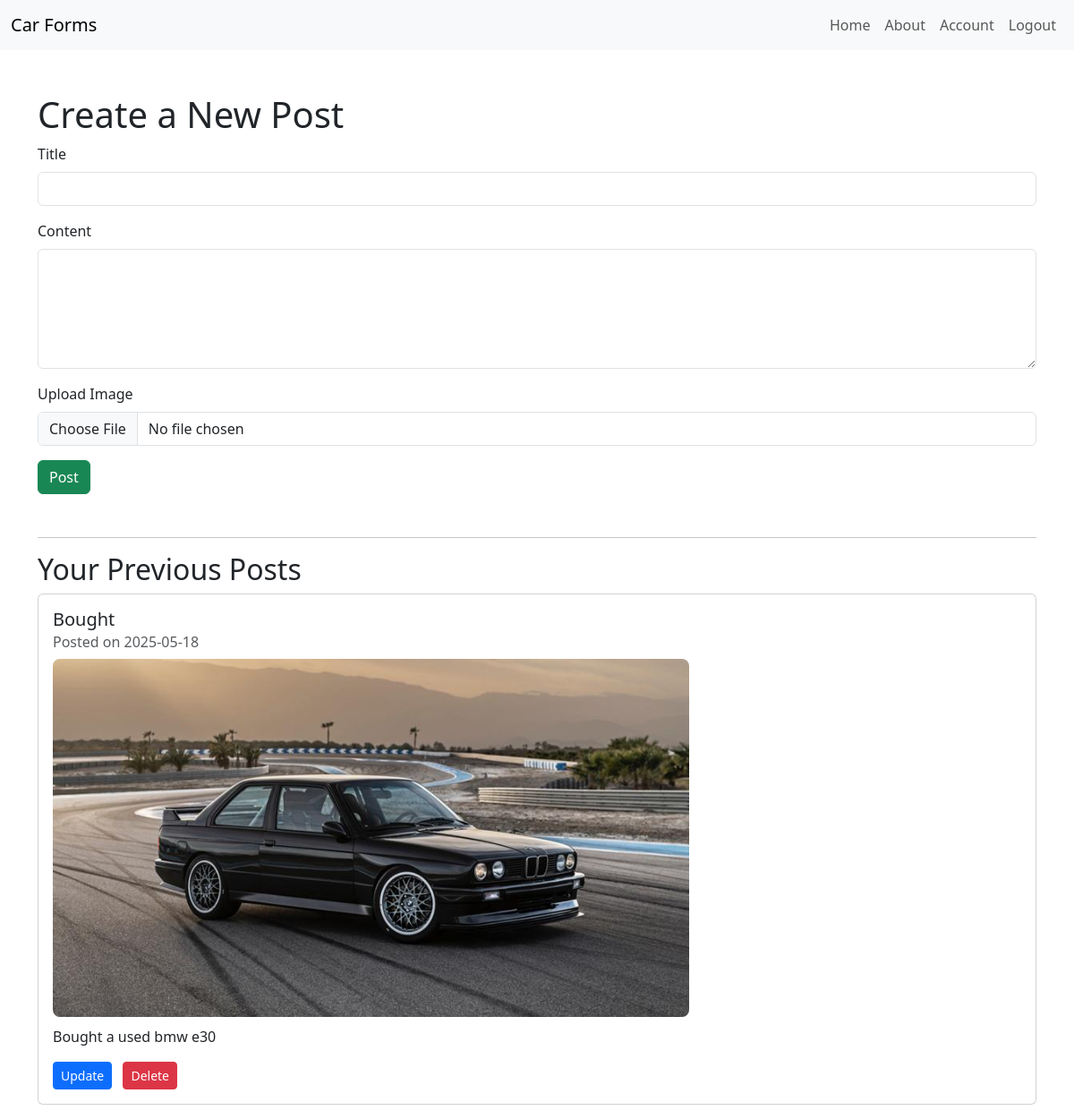
/post/new (signed in), run on an earlier commit of the app's database.
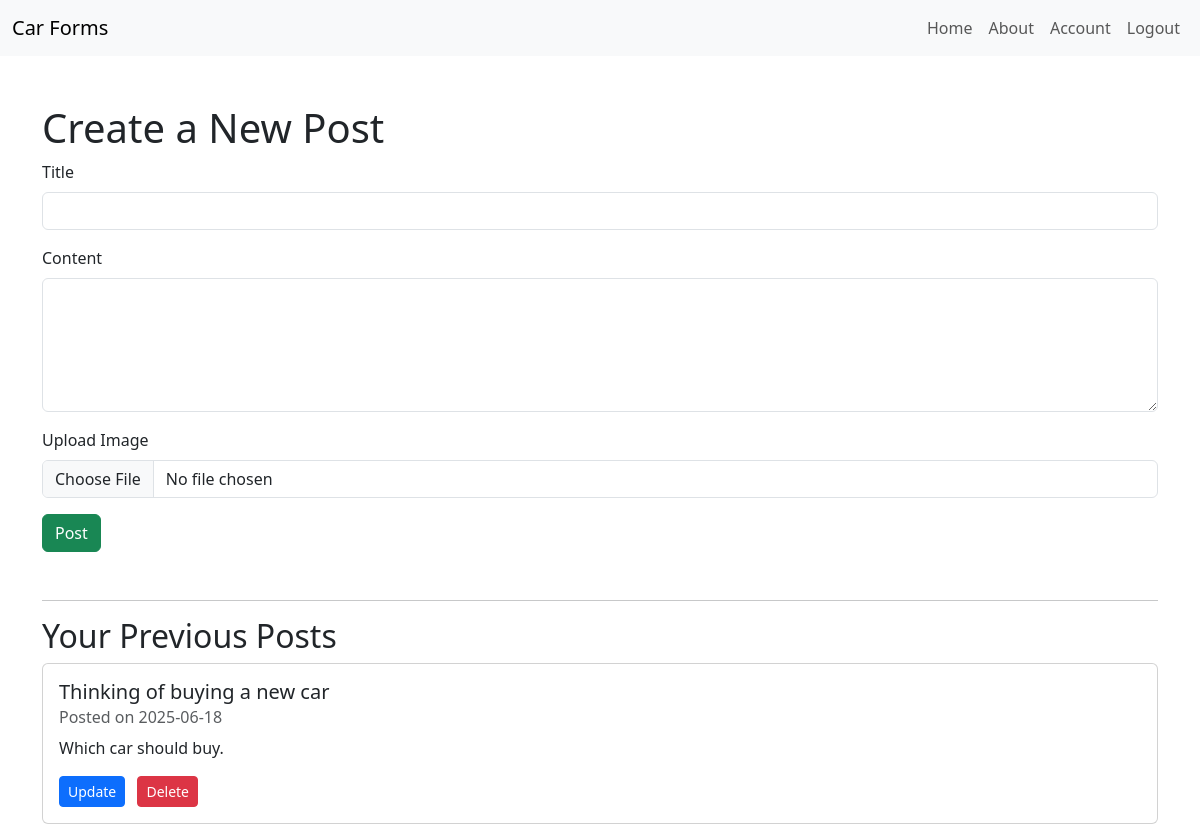
And on a later commit of the database.
### Car_forms/models.py (models this page shows, shortened)
class Post(db.Model):
    id = db.Column(db.Integer, primary_key=True)
    title = db.Column(db.String(100), nullable=False)
    date_posted = db.Column(db.DateTime, nullable=False, default=datetime.utcnow)
    content = db.Column(db.Text, nullable=False)
    image_file = db.Column(db.String(20), nullable=True,)
    user_id = db.Column(db.Integer, db.ForeignKey('user.id'), nullable=False)

### Car_forms/routes.py (the view, shortened to what this page needs)
@app.route("/post/new", methods=['GET', 'POST'])
@login_required
def create_post():
    form = PostForm()
    posts = Post.query.filter_by(author=current_user).order_by(Post.date_posted.desc()).all()
    return render_template('create_post.html', form=form, posts=posts)

### Car_forms/forms.py
class PostForm(FlaskForm):
    title = StringField('Title', validators=[DataRequired()])
    content = TextAreaField('Content', validators=[DataRequired()])
    picture = FileField('Upload Image', validators=[FileAllowed(['jpg', 'png'])])
    submit = SubmitField('Post')

### Car_forms/models.py (called while the page is built)
@login_manager.user_loader
def load_user(user_id):
    return User.query.get(int(user_id))

### Car_forms/templates/create_post.html (shortened to what this page needs)
<!DOCTYPE html>
<html lang="en">
<head>
    <link href="https://cdn.jsdelivr.net/npm/bootstrap@5.3.3/dist/css/bootstrap.min.css" rel="stylesheet" />
</head>
<body>
    <nav class="navbar navbar-expand-lg navbar-light bg-light">
        <div class="container-fluid">
            <a class="navbar-brand" href="{{ url_for('home') }}">Car Forms</a>
            <div class="collapse navbar-collapse">
                <ul class="navbar-nav ms-auto">
                    {% if current_user.is_authenticated %}
                        <li class="nav-item"><a class="nav-link" href="{{ url_for('home') }}">Home</a></li>
                        <li class="nav-item"><a class="nav-link" href="{{ url_for('about') }}">About</a></li>
                        <li class="nav-item"><a class="nav-link" href="{{ url_for('account') }}">Account</a></li>
                        <li class="nav-item"><a class="nav-link" href="{{ url_for('logout') }}">Logout</a></li>
                    {% else %}
                        <li class="nav-item"><a class="nav-link" href="{{ url_for('login') }}">Login</a></li>
                        <li class="nav-item"><a class="nav-link" href="{{ url_for('sign_up') }}">Sign Up</a></li>
                    {% endif %}
                </ul>
            </div>
        </div>
    </nav>
    <div class="container mt-5">
        <h1>Create a New Post</h1>
        {% if form %}
        <form method="POST" enctype="multipart/form-data">
            <div class="mb-3">
                {{ form.title.label(class="form-label") }}
                {{ form.title(class="form-control") }}
            </div>
            <div class="mb-3">
                {{ form.content.label(class="form-label") }}
                {{ form.content(class="form-control", rows=5) }}
            </div>
            <div class="mb-3">
                {{ form.picture.label(class="form-label") }}
                {{ form.picture(class="form-control") }}
            </div>
            {{ form.submit(class="btn btn-success") }}
        </form>
        {% endif %}
        <hr class="mt-5" />
        <h2>Your Previous Posts</h2>
        {% if posts %}
            {% for post in posts %}
                <div class="card mb-3">
                    <div class="card-body">
                        <h5 class="card-title">{{ post.title }}</h5>
                        <h6 class="card-subtitle text-muted mb-2">Posted on {{ post.date_posted.strftime('%Y-%m-%d') }}</h6>
                        {% if post.image_file %}
                            <img src="{{ url_for('static', filename='post_pics/' + post.image_file) }}" alt="Post Image" style="max-width: 100%; max-height: 400px; border-radius: 8px; margin-bottom: 10px;">
                        {% endif %}
                        <p class="card-text">{{ post.content }}</p>
                        {% if current_user.is_authenticated and post.author == current_user %}
                            <a href="{{ url_for('update_post', post_id=post.id) }}" class="btn btn-primary btn-sm me-2">Update</a>
                            <form action="{{ url_for('delete_post', post_id=post.id) }}" method="POST" style="display: inline;">
                                <button type="submit" class="btn btn-danger btn-sm" onclick="return confirm('Are you sure you want to delete this post?');">
                                    Delete
                                </button>
                            </form>
                        {% endif %}
                    </div>
                </div>
            {% endfor %}
        {% else %}
            <p>You haven't created any posts yet.</p>
        {% endif %}
    </div>
</body>
</html>

What changed in the data, as far as the page shows it:
removed Post: title "Bought", date_posted "2025-05-18", image_file (picture), content "Bought a used bmw e30"
added Post: title "Thinking of buying a new car", date_posted "2025-06-18", content "Which car should buy."
